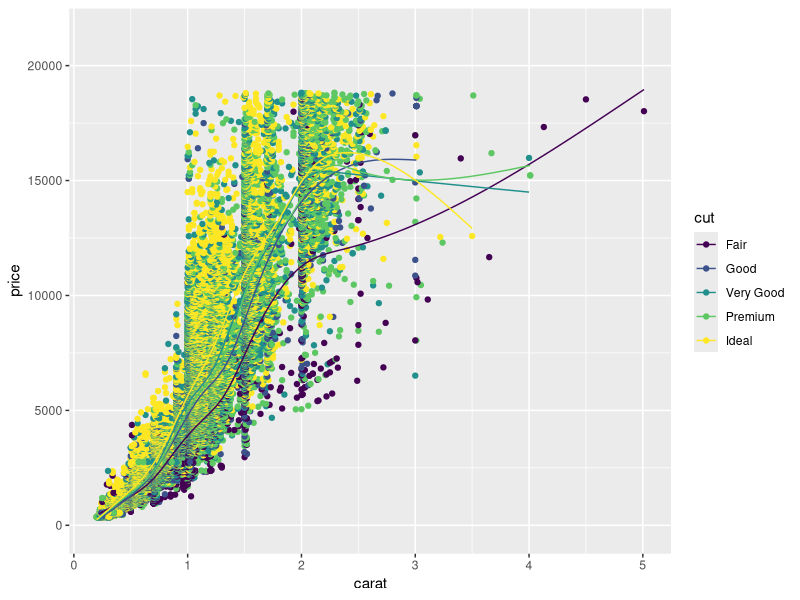
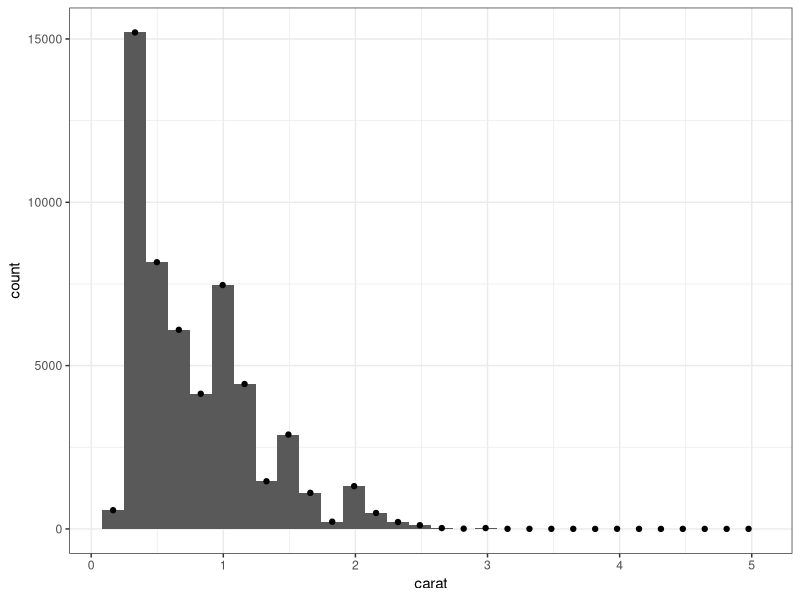
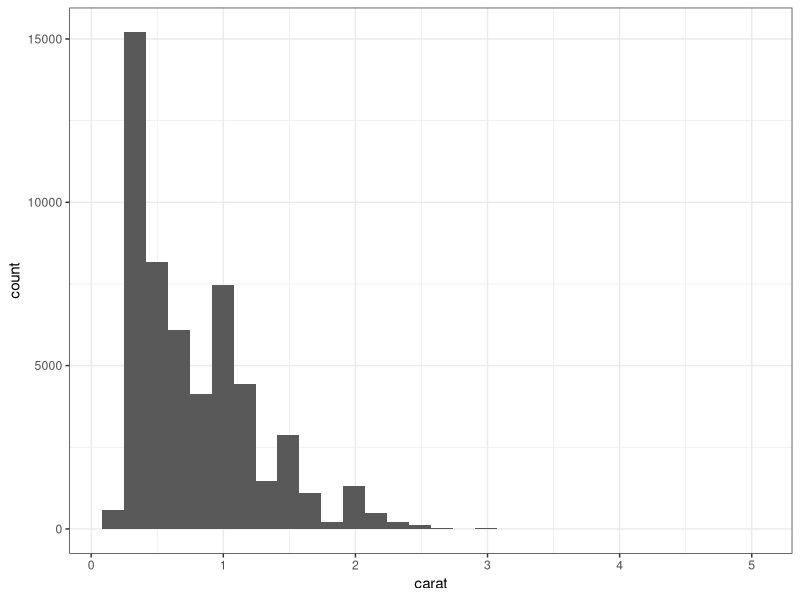
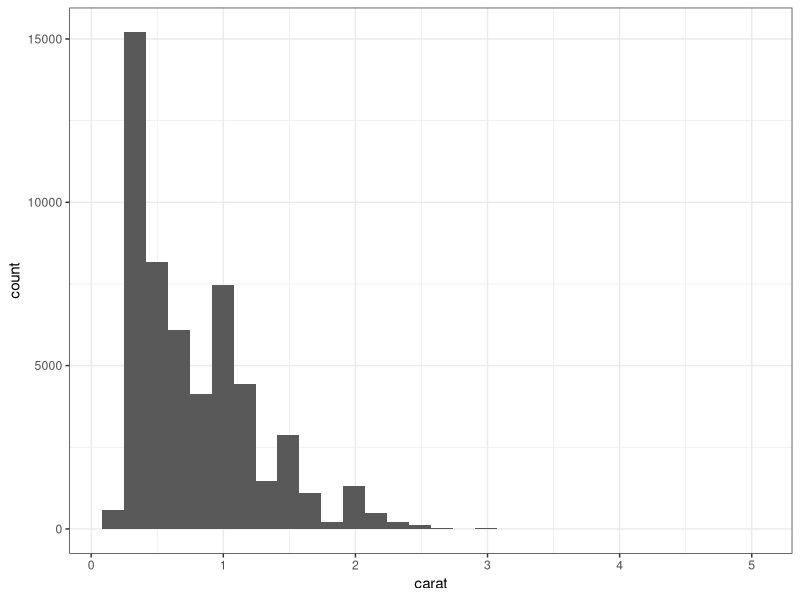
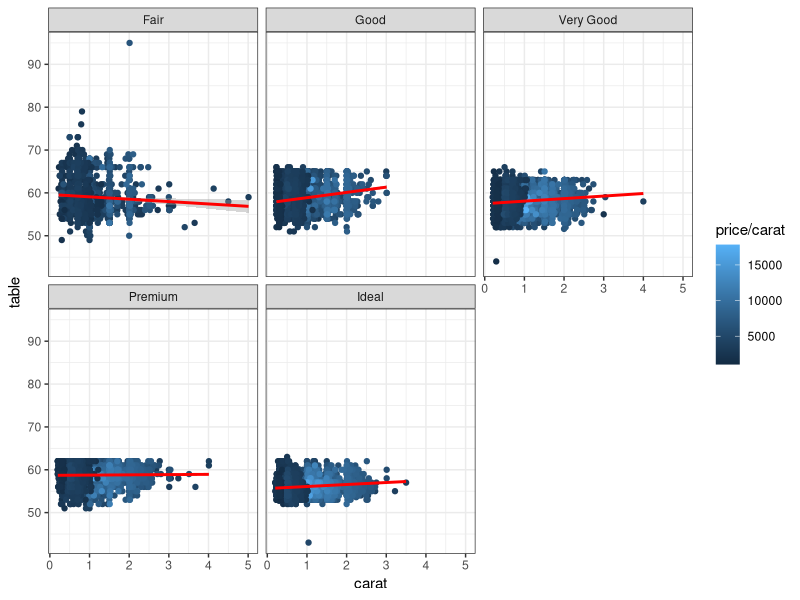
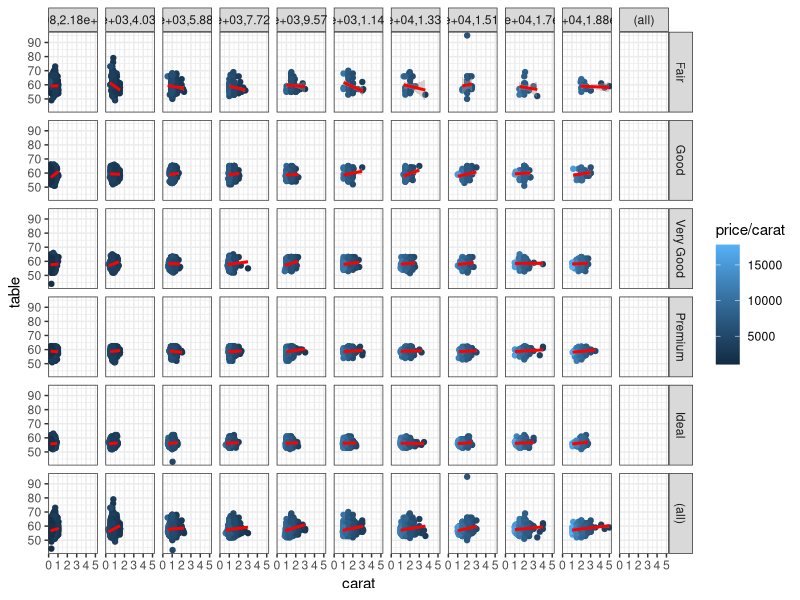

Source code (R) for these figures, in order:
## ---- chunk 1
library(tidyverse)
print(as_tibble(diamonds))
## ---- chunk 2
p1 <- ggplot() +
  layer(
    data = diamonds,
    stat = "identity",
    geom = "point",
    mapping = aes(x = carat,
                  y = price,
                  color = cut),
    position = "identity"
  ) +
  layer(
    data = diamonds,
    stat = "smooth",
    geom = "line",
    mapping = aes(x = carat,
                  y = price,
                  color = cut),
    position = "identity",
    params = list(method = "auto")
  )
  theme_bw()
p1
## ---- chunk 3
p2 <- ggplot() + 
  layer(
    data = diamonds,
    stat = "bin",
    geom = "bar",
    mapping = aes(x = carat,
                  y = ..count..),
    position = "identity"
  ) +
  layer(
    data = diamonds,
    stat = "bin",
    geom = "point",
    mapping = aes(x = carat,
                  y = ..count..),
    position = "identity"
  ) +
  theme_bw()
p2
## ---- chunk 4
p3 <- ggplot() +
  stat_bin(data = diamonds,
           mapping = aes(x = carat)) +
  theme_bw()
p3

p4 <- ggplot() +
  geom_histogram(data = diamonds,
                 mapping = aes(x = carat)) +
  theme_bw()
p4
## ---- chunk 5
p5 <- ggplot(diamonds,
             aes(x = carat, y = table)) +
  geom_point(aes(color = price/ carat)) +
  stat_smooth(method = "lm",
              color = "red") +
  facet_wrap(~ cut, scales = "fixed") +
  theme_bw()
p5

p6 <- ggplot(diamonds,
             aes(x = carat, y = table)) +
  geom_point(aes(color = price/ carat)) +
  stat_smooth(method = "lm",
              color = "red") +
  facet_grid(cut ~ cut(price, breaks = 10),
             margins = TRUE) +
  theme_bw()
p6
